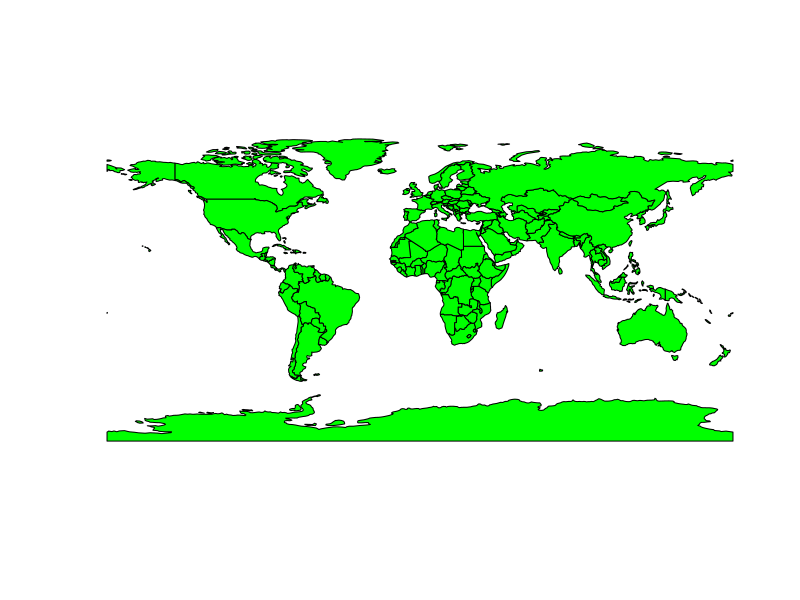
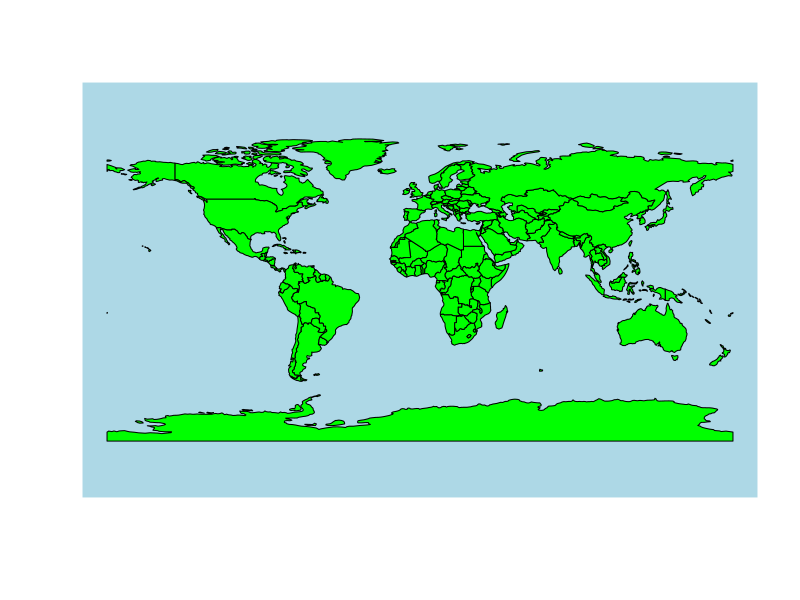

The R script that drew these images, in order:
## ---- chunk 1
library(spData)
nz_u1 = sf::st_union(nz)
nz_u2 = aggregate(nz["Population"], list(rep(1, nrow(nz))), sum)
nz_u3 = dplyr::summarise(nz, t = sum(Population))
identical(nz_u1, nz_u2$geometry)
identical(nz_u1, nz_u3$geom)
## ---- chunk 2
library(dplyr)                          # tidyverse パッケージをアタッチ
nz_name1 = nz["Name"]                   # base R による方法
nz_name2 = nz |>                        # tidyverse による方法
  select(Name)
identical(nz_name1$Name, nz_name2$Name) # 結果の確認
## ---- chunk 3
library(sf)
library(spData)
plot(st_geometry(world), col = "green")
plot(st_geometry(world), col = "green", bg = "lightblue")
